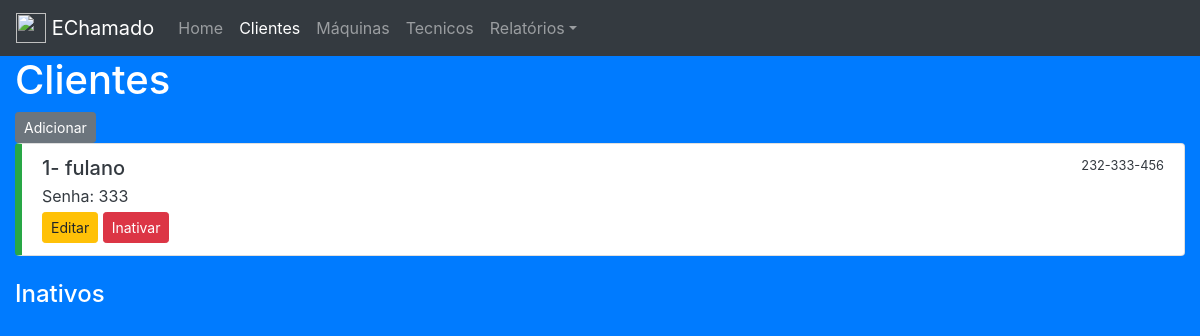
Before: /admCliente.php (signed in) with the older database file.
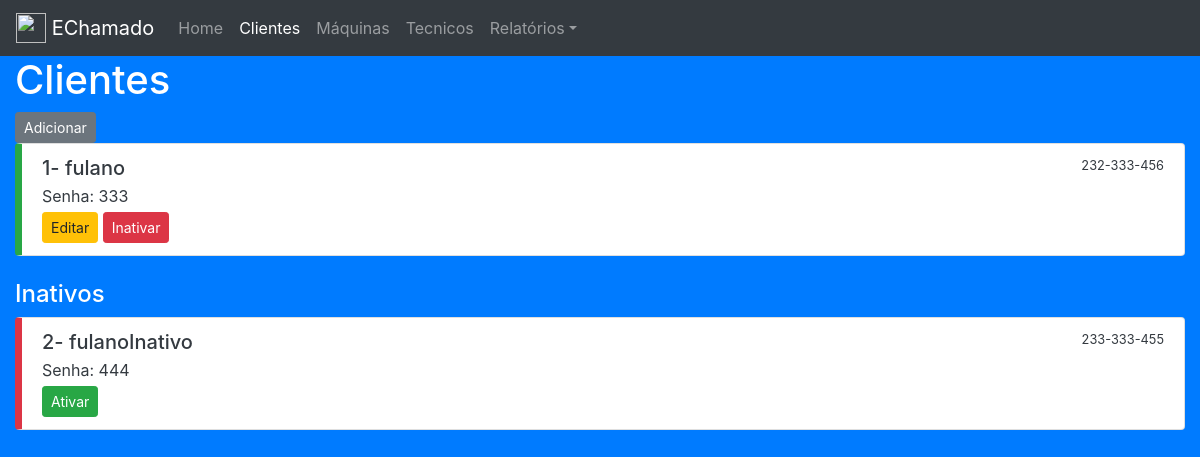
After: the same page with the newer database file.
### tables this page shows
CREATE TABLE cliente (
    id INTEGER AUTO_INCREMENT PRIMARY KEY,
    nome VARCHAR(50) NOT NULL,
    senha VARCHAR(5) NOT NULL,
    ativo BOOLEAN NOT NULL DEFAULT 1,
    ipMaquina VARCHAR(30) NOT NULL
) CHARSET=utf8;

### admCliente.php (the view, shortened to what this page needs)
<?php
require_once 'conect.php';
?>
<body id="fundo">
<div class="container-fluid">
    <div class="row">
        <div class="col-sm-12" id="menu">
            <nav class="navbar navbar-expand-lg navbar-dark bg-dark">
                <a class="navbar-brand" href="pAdmin.php"><img src="https://img.icons8.com/color/48/000000/technical-support.png" width="30" height="30" class="d-inline-block align-top" alt="" loading="lazy"> EChamado</a>
                <div class="collapse navbar-collapse" id="navbarNav">
                    <ul class="navbar-nav">
                        <li class="nav-item"><a class="nav-link" href="pAdmin.php">Home</a></li>
                        <li class="nav-item active"><a class="nav-link" href="admCliente.php">Clientes</a></li>
                        <li class="nav-item"><a class="nav-link" href="admMaquina.php">Máquinas</a></li>
                        <li class="nav-item"><a class="nav-link" href="admTecnico.php">Tecnicos</a></li>
                        <li class="nav-item dropdown">
                            <a class="nav-link dropdown-toggle" href="#" id="relatorios" role="button" data-toggle="dropdown" aria-haspopup="true" aria-expanded="false">Relatórios</a>
                        </li>
                    </ul>
                </div>
            </nav>
        </div>
    </div>
    <div class="row">
        <div class="col-sm-12">
            <h1>Clientes</h1>
            <a class="btn btn-secondary btn-sm" href="addCliente.php">Adicionar</a>
            <div class="list-group">
                <?php
                    $r = $db->query("SELECT * FROM cliente WHERE ativo=1 ORDER BY nome");
                    $linhas = $r->fetchAll(PDO::FETCH_ASSOC);
                    foreach($linhas as $l) {
                        echo "
                            <li class='list-group-item' id='item1'>
                                <div class='d-flex w-100 justify-content-between'>
                                    <h5 class='mb-1'>".$l['id']."- ".$l['nome']."</h5>
                                    <small>".$l['ipMaquina']."</small>
                                </div>
                                <p class='mb-1'>Senha: ".$l['senha']."</p>
                                <a class='btn btn-warning btn-sm' href='edCliente.php?id=".base64_encode($l['id'])."'>Editar</a>
                                <a class='btn btn-danger btn-sm' href='inativarCliente.php?id=".base64_encode($l['id'])."'>Inativar</a>
                            </li>
                        ";
                    }
                ?>
            </div>
            <br>
            <h4>Inativos</h4>
            <div class="list-group">
                <?php
                    $r = $db->query("SELECT * FROM cliente WHERE ativo=0 ORDER BY nome");
                    $linhas = $r->fetchAll(PDO::FETCH_ASSOC);
                    foreach($linhas as $l) {
                        echo "
                            <li class='list-group-item' id='item2'>
                                <div class='d-flex w-100 justify-content-between'>
                                    <h5 class='mb-1'>".$l['id']."- ".$l['nome']."</h5>
                                    <small>".$l['ipMaquina']."</small>
                                </div>
                                <p class='mb-1'>Senha: ".$l['senha']."</p>
                                <a class='btn btn-success btn-sm' href='ativarCliente.php?id=".base64_encode($l['id'])."'>Ativar</a>
                            </li>
                        ";
                    }
                ?>
            </div>
        </div>
    </div>
</div>
</body>
</html>

### conect.php (shortened to what this page needs)
<!doctype html>
<html lang="pt-br">
<head>
    <link rel="stylesheet" href="https://stackpath.bootstrapcdn.com/bootstrap/4.5.0/css/bootstrap.min.css">
    <link rel="stylesheet" href="estilo.css">
</head>

### estilo.css (style rules this page uses)
#fundo { background-color: #007BFF; color: white; }
#menu { padding: 0%; }
#item1 { color: #343A40; border-left: solid 7px #28A745; }
#item2 { color: #343A40; border-left: solid 7px #DC3545; }

Changed rows visible on the page:
added cliente: id "2", nome "fulanoInativo", ipMaquina "233-333-455", senha "444", shown under "Inativos"
